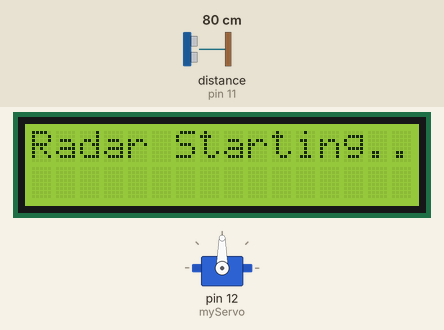
This sketch was run on a simulated Arduino Uno, built with avr-gcc and run on an emulated ATmega328P. Shown: servo, 16×2 character LCD. Wiring (inferred from the names in the program): ultrasonic range finder: trigger pin 10; echo pin 11. Inputs (shaded band) come from the test bench; at power-on: distance to the obstacle (sensor on pin 11) 80 cm. The echo pulse lasts 58.3 µs per cm; what the sketch prints to the serial monitor is not drawn.

Above: at 0.1 s.
3.3 s: distance to the obstacle (sensor on pin 11) set to 299 cm
At 4.99 s:
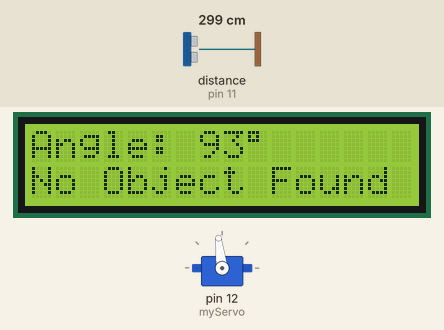
5.0 s: distance to the obstacle (sensor on pin 11) set to 18 cm
At 5.42 s:
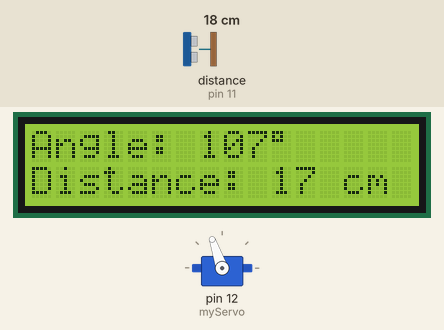
6.7 s: distance to the obstacle (sensor on pin 11) set to 250 cm
At 8.38 s:
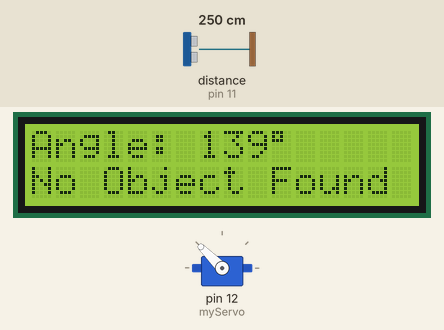
8.4 s: distance to the obstacle (sensor on pin 11) set to 2 cm
At 9.63 s:
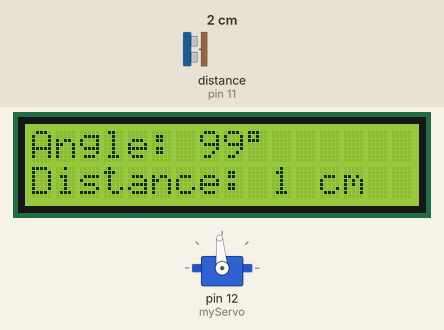
11.4 s: distance to the obstacle (sensor on pin 11) set to 203 cm
At 12.1 s:
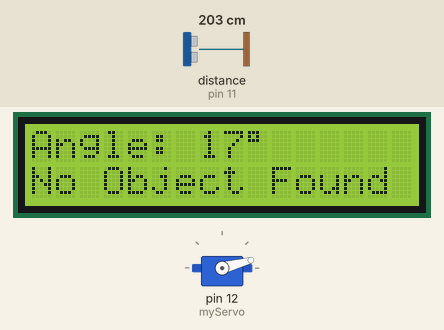
16.2 s: distance to the obstacle (sensor on pin 11) set to 4 cm
At 17.37 s:
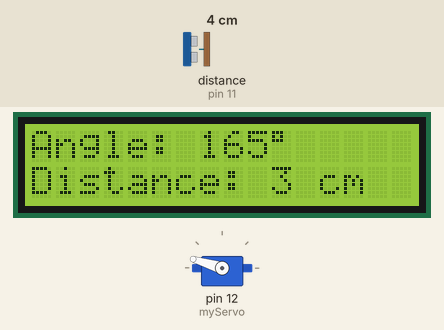
Timing chart, 0 to 19.9 s (numbered marks = the images above; inputs shaded):
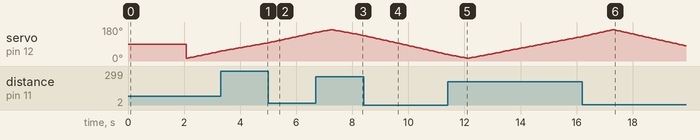

The sketch:

Code_No._11.ino
```cpp
#include <Servo.h>
#include <Wire.h>
#include <LiquidCrystal_I2C.h>

LiquidCrystal_I2C lcd(0x27, 16, 2); // Change to 0x3F if needed
const int trigPin = 10;
const int echoPin = 11;
Servo myServo;

void setup() {
  pinMode(trigPin, OUTPUT);
  pinMode(echoPin, INPUT);
  Serial.begin(9600);
  myServo.attach(12);
  lcd.init();
  lcd.backlight();
  lcd.setCursor(0, 0);
  lcd.print("Radar Starting...");
  delay(2000);
  lcd.clear();
}

void loop() {
  // Sweep from 15 to 165 and back
  for (int angle = 15; angle <= 165; angle += 2) {
    scan(angle);
  }
  for (int angle = 165; angle >= 15; angle -= 2) {
    scan(angle);
  }
}

void scan(int angle) {
  myServo.write(angle);
  delay(30); // Reduced delay for smoother movement
  int distance = getDistance();

  // Update LCD without clearing to avoid flicker
  lcd.setCursor(0, 0);
  lcd.print("Angle: ");
  lcd.print(angle);
  lcd.print((char)223);
  lcd.print("  "); // Clear trailing characters

  lcd.setCursor(0, 1);
  if (distance == 0 || distance > 200) {
    lcd.print("No Object Found ");
  } else {
    lcd.print("Distance: ");
    lcd.print(distance);
    lcd.print(" cm   ");
  }

  // Serial output
  Serial.print("Angle: ");
  Serial.print(angle);
  Serial.print(" | Distance: ");
  Serial.print(distance);
  Serial.println(" cm");
}

int getDistance() {
  digitalWrite(trigPin, LOW);
  delayMicroseconds(2);
  digitalWrite(trigPin, HIGH);
  delayMicroseconds(10);
  digitalWrite(trigPin, LOW);
  long duration = pulseIn(echoPin, HIGH, 50000); // 50ms timeout (~8.5m range)
  if (duration == 0) return 0;
  return (duration * 0.0343) / 2; // Speed of sound adjusted
}
```

Measured:
- after the input at 3.3 s, the display: first differs from a run without the input after 0.09 s (image 1 shows a later state)
- after the input at 5.0 s, the display: first changes after 0.08 s (image 2 shows a later state)
- after the input at 6.7 s, the display: first changes at once (image 3 shows a later state)
- after the input at 8.4 s, the display: first changes after 0.06 s (image 4 shows a later state)
- after the input at 16.2 s, the display: first changes after 0.11 s (image 6 shows a later state)
